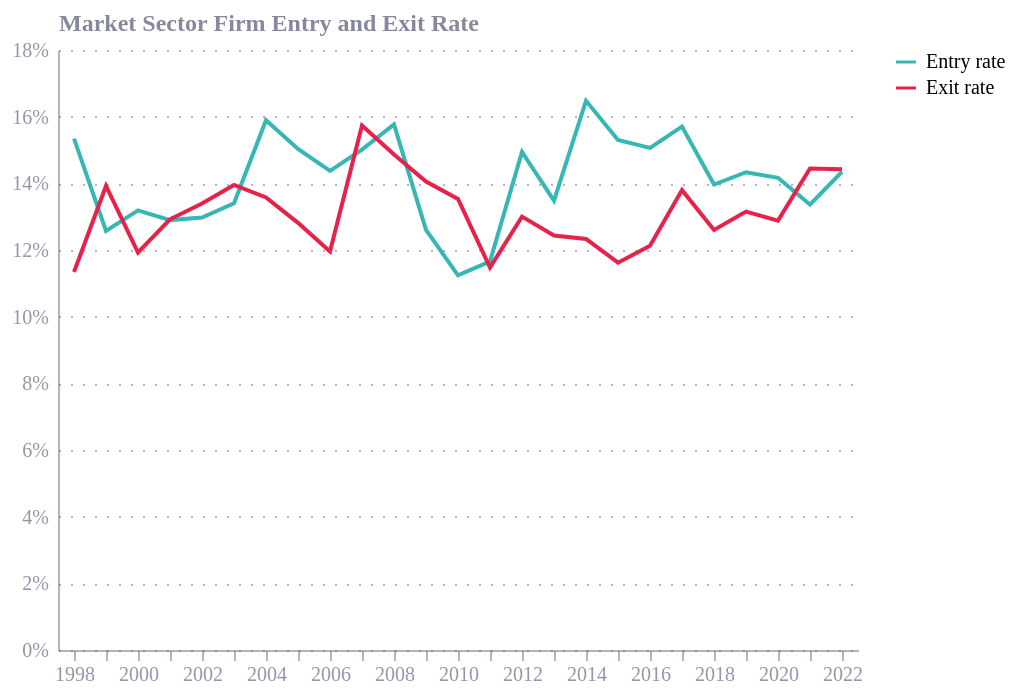

Vega-Lite specification stored for this chart:
### Vega-Lite specification from a JSON file in a GitHub repository (floating-point values rounded to 4 significant figures)
{"config": {"font": "Circular Std", "mark": {"line": {"interpolate": "monotone"}}, "view": {"stroke": "transparent", "width": 400, "height": 300}, "range": {"category": ["#36B7B4", "#E6224B", "#F4C245", "#0063AF", "#00A767", "#179FDB", "#EB5C2E"], "diverging": ["#E6224B", "#E54753", "#C9C9C9", "#179FDB", "#122B39"], "heatmap": ["#C9C9C9", "#179FDB", "#0063AF", "#122B39"], "ordinal": ["#00A767", "#36B7B4", "#179FDB", "#0063AF", "#243B5A"]}, "axisX": {"domainColor": "#676A86", "domainOpacity": 0.5, "grid": false, "labelAngle": 0, "labelColor": "#676A86", "labelOpacity": 0.7, "orient": "bottom", "tickColor": "#676A86", "tickCount": 10, "tickOpacity": 0.5, "title": false, "titleAlign": "center", "titleAnchor": "middle", "titleColor": "#676A86", "titleFontSize": 12, "titleOpacity": 0.8, "titleY": -15}, "axisY": {"domainColor": "#676A86", "domainOpacity": 0.5, "gridColor": "#676A86", "gridDash": [1, 5], "gridOpacity": 0.5, "labelColor": "#676A86", "labelOpacity": 0.7, "labelPadding": 5, "tickColor": "#676A86", "tickCount": 8, "tickOpacity": 0.5, "ticks": false, "titleAlign": "left", "titleAngle": 0, "titleBaseline": "bottom", "titleColor": "#676A86", "titleFontSize": 12, "titleOpacity": 0.8, "titleX": 0, "titleY": -7}}, "data": {"name": "data-1e582b8302b12d6a15bf65dc0173eef1"}, "mark": {"type": "line"}, "encoding": {"color": {"field": "variable", "title": null, "type": "nominal"}, "x": {"axis": {"labelAngle": 0, "labelExpr": "datum.value % 2 == 0 ? datum.label : ''"}, "field": "year", "type": "ordinal"}, "y": {"axis": {"format": "%"}, "field": "value", "title": "Market Sector Firm Entry and Exit Rate", "type": "quantitative"}}, "$schema": "https://vega.github.io/schema/vega-lite/v5.20.1.json", "datasets": {"data-1e582b8302b12d6a15bf65dc0173eef1": [{"year": 1998, "variable": "Entry rate", "value": 0.1534}, {"year": 1999, "variable": "Entry rate", "value": 0.1257}, {"year": 2000, "variable": "Entry rate", "value": 0.1319}, {"year": 2001, "variable": "Entry rate", "value": 0.129}, {"year": 2002, "variable": "Entry rate", "value": 0.1297}, {"year": 2003, "variable": "Entry rate", "value": 0.134}, {"year": 2004, "variable": "Entry rate", "value": 0.1589}, {"year": 2005, "variable": "Entry rate", "value": 0.1503}, {"year": 2006, "variable": "Entry rate", "value": 0.1437}, {"year": 2007, "variable": "Entry rate", "value": 0.1501}, {"year": 2008, "variable": "Entry rate", "value": 0.1577}, {"year": 2009, "variable": "Entry rate", "value": 0.1261}, {"year": 2010, "variable": "Entry rate", "value": 0.1124}, {"year": 2011, "variable": "Entry rate", "value": 0.1166}, {"year": 2012, "variable": "Entry rate", "value": 0.1494}, {"year": 2013, "variable": "Entry rate", "value": 0.1348}, {"year": 2014, "variable": "Entry rate", "value": 0.1648}, {"year": 2015, "variable": "Entry rate", "value": 0.153}, {"year": 2016, "variable": "Entry rate", "value": 0.1506}, {"year": 2017, "variable": "Entry rate", "value": 0.157}, {"year": 2018, "variable": "Entry rate", "value": 0.1396}, {"year": 2019, "variable": "Entry rate", "value": 0.1433}, {"year": 2020, "variable": "Entry rate", "value": 0.1417}, {"year": 2021, "variable": "Entry rate", "value": 0.1336}, {"year": 2022, "variable": "Entry rate", "value": 0.1435}, {"year": 1998, "variable": "Exit rate", "value": 0.1134}, {"year": 1999, "variable": "Exit rate", "value": 0.1392}, {"year": 2000, "variable": "Exit rate", "value": 0.1192}, {"year": 2001, "variable": "Exit rate", "value": 0.1292}, {"year": 2002, "variable": "Exit rate", "value": 0.1339}, {"year": 2003, "variable": "Exit rate", "value": 0.1395}, {"year": 2004, "variable": "Exit rate", "value": 0.1358}, {"year": 2005, "variable": "Exit rate", "value": 0.1282}, {"year": 2006, "variable": "Exit rate", "value": 0.1196}, {"year": 2007, "variable": "Exit rate", "value": 0.1574}, {"year": 2008, "variable": "Exit rate", "value": 0.1486}, {"year": 2009, "variable": "Exit rate", "value": 0.1405}, {"year": 2010, "variable": "Exit rate", "value": 0.1353}, {"year": 2011, "variable": "Exit rate", "value": 0.1147}, {"year": 2012, "variable": "Exit rate", "value": 0.13}, {"year": 2013, "variable": "Exit rate", "value": 0.1244}, {"year": 2014, "variable": "Exit rate", "value": 0.1233}, {"year": 2015, "variable": "Exit rate", "value": 0.1162}, {"year": 2016, "variable": "Exit rate", "value": 0.1213}, {"year": 2017, "variable": "Exit rate", "value": 0.138}, {"year": 2018, "variable": "Exit rate", "value": 0.126}, {"year": 2019, "variable": "Exit rate", "value": 0.1315}, {"year": 2020, "variable": "Exit rate", "value": 0.1288}, {"year": 2021, "variable": "Exit rate", "value": 0.1444}, {"year": 2022, "variable": "Exit rate", "value": 0.1442}]}}
